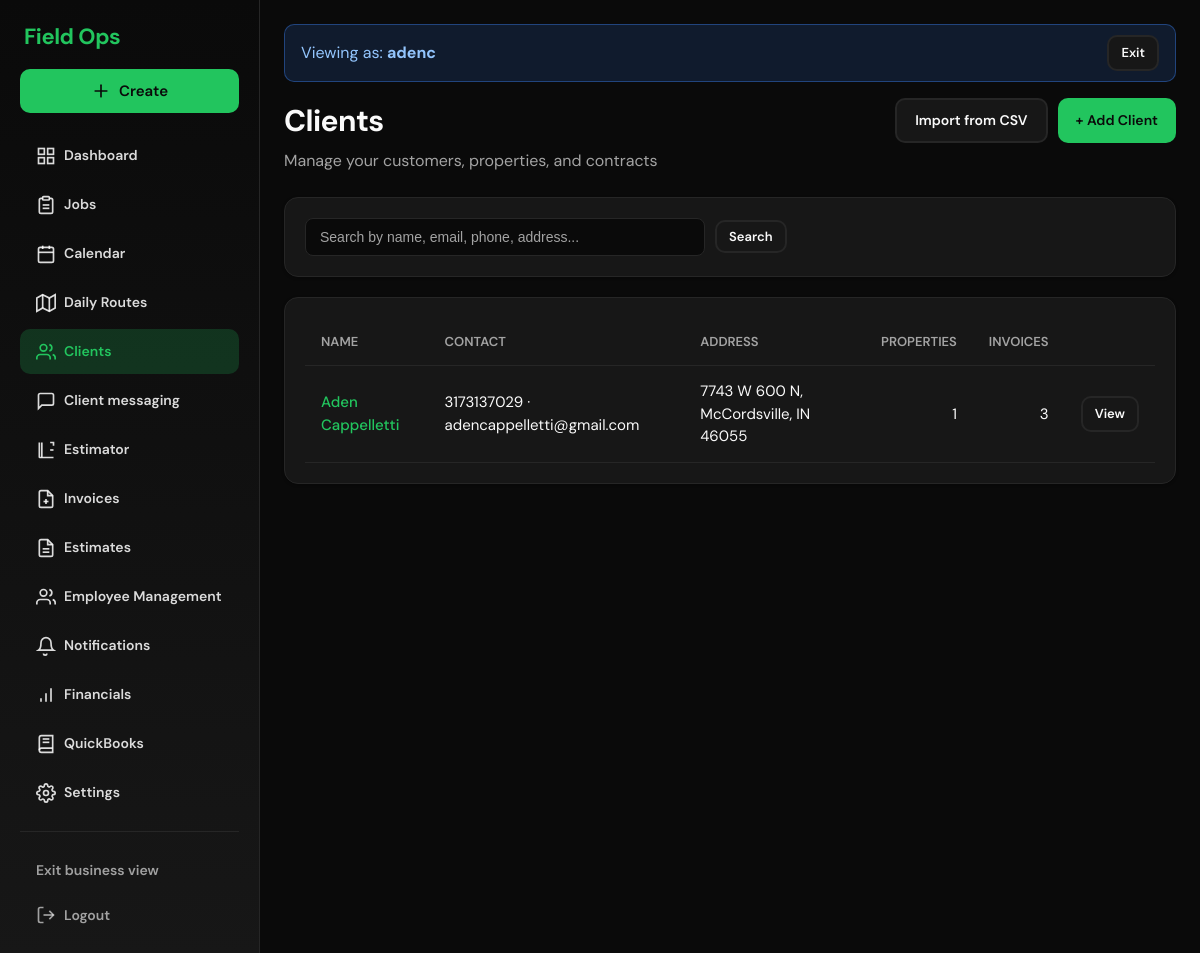
/clients/ (signed in), run on the app's committed database.
### accounts/models.py (models this page shows, shortened)
class User(AbstractUser):
    ROLE_CHOICES = [
        ('owner', 'Owner'),
        ('crew', 'Crew'),
    ]
    business = models.ForeignKey(
        Business,
        on_delete=models.CASCADE,
        related_name='users',
        null=True,  # Owner can be null initially if needed
        blank=True
    )
    role = models.CharField(max_length=10, choices=ROLE_CHOICES, default='crew')
    hourly_rate = models.DecimalField(
        max_digits=8,
        decimal_places=2,
        null=True,
        blank=True,
        help_text='Hourly cost for crew members (used for labor cost reporting)'
    )
    phone = models.CharField(max_length=20, blank=True)
    address_line1 = models.CharField(max_length=255, blank=True, verbose_name='Address')
    address_line2 = models.CharField(max_length=255, blank=True)
    city = models.CharField(max_length=100, blank=True)
    state = models.CharField(max_length=50, blank=True)
    postal_code = models.CharField(max_length=20, blank=True, verbose_name='ZIP / Postal code')
    color = models.CharField(
        max_length=7,
        blank=True,
        default='',
        help_text='Hex color for calendar/route (e.g. #3b82f6). Owner can customize.'
    )

### customers/models.py (models this page shows, shortened)
class Customer(models.Model):
    business = models.ForeignKey(
        Business,
        on_delete=models.CASCADE,
        related_name='customers'
    )
    name = models.CharField(max_length=255)
    phone = models.CharField(max_length=20, blank=True)
    alt_phone = models.CharField(max_length=20, blank=True, verbose_name='Alternate phone')
    email = models.EmailField(blank=True)
    COMMUNICATION_PREFERENCE_CHOICES = [
        ("", "— Not set —"),
        ("email", "Email"),
        ("sms", "Text (SMS)"),
        ("both", "Email and Text"),
    ]
    communication_preference = models.CharField(
        max_length=10,
        choices=COMMUNICATION_PREFERENCE_CHOICES,
        default="",
        blank=True,
        help_text="How this client prefers to be contacted.",
    )
    address_line1 = models.CharField(max_length=255, blank=True, verbose_name='Address')
    address_line2 = models.CharField(max_length=255, blank=True, verbose_name='Address line 2')
    city = models.CharField(max_length=100, blank=True)
    state = models.CharField(max_length=50, blank=True)
    postal_code = models.CharField(max_length=20, blank=True, verbose_name='ZIP / Postal code')
    notes = models.TextField(blank=True)
    INVOICE_FREQUENCY_CHOICES = [
        ("", "Ask each time (choose when job is completed)"),
        ("per_service", "Per service — invoice when each job is completed"),
        ("monthly", "Monthly — add completed jobs to a monthly invoice"),
    ]
    invoice_frequency = models.CharField(
        max_length=20,
        choices=INVOICE_FREQUENCY_CHOICES,
        default="",
        blank=True,
        help_text="When to send invoices for this client. Leave blank to choose per job.",
    )
    monthly_invoice_send_day = models.PositiveSmallIntegerField(
        null=True,
        blank=True,
        validators=[MinValueValidator(1), MaxValueValidator(28)],
        help_text="For monthly clients: day of month to send the invoice (1–28). E.g. 1 = 1st, 15 = 15th. Leave blank to send manually.",
    )
    invoice_due_days = models.PositiveSmallIntegerField(
        null=True,
        blank=True,
        validators=[MinValueValidator(0), MaxValueValidator(365)],
        help_text="Override due date for this client: days from issue date (e.g. 15 = Net 15). Leave blank to use business default.",
    )
    created_at = models.DateTimeField(auto_now_add=True)
    updated_at = models.DateTimeField(auto_now=True)
    @property
    def full_address(self):
        parts = [
            self.address_line1,
            self.address_line2,
            f"{self.city}, {self.state} {self.postal_code}".strip(", ") if (self.city or self.state or self.postal_code) else None,
        ]
        return ", ".join(p for p in parts if p) or "—"

### customers/views.py (the view, shortened to what this page needs)
# urls.py: path("", views.customer_list, name="customer_list"),
@role_required("owner")
def customer_list(request):
    business = _get_business(request)
    if not business:
        messages.error(request, "You must be associated with a business to view clients.")
        return redirect("/")
    search = request.GET.get("q", "").strip()
    customers = Customer.objects.filter(business=business)
    customers = customers.annotate(
        property_count=Count('properties', distinct=True),
        invoice_count=Count('invoices', distinct=True),
    ).select_related('business').order_by('name')
    return render(request, "customers/customer_list.html", {
        "customers": customers,
        "search": search,
    })

### customers/templates/customers/customer_list.html (shortened to what this page needs)
{% extends "base.html" %}
{% block content %}
<div class="page-header" style="display: flex; justify-content: space-between; align-items: flex-start; flex-wrap: wrap; gap: 16px;">
  <div>
    <h1>Clients</h1>
    <p>Manage your customers, properties, and contracts</p>
  </div>
  <div style="display: flex; gap: 10px; flex-wrap: wrap;">
    <a href="{% url 'customer_import' %}" class="btn btn-secondary">Import from CSV</a>
    <a href="{% url 'customer_create' %}" class="btn btn-primary">+ Add Client</a>
  </div>
</div>
<form method="get" class="search-form card" style="margin-bottom: 20px;">
  <input type="search" name="q" value="{{ search }}" placeholder="Search by name, email, phone, address..."
    style="width: 100%; max-width: 400px; padding: 10px 14px; border-radius: 8px; border: 1px solid var(--border); font-size: 14px;">
  <button type="submit" class="btn btn-secondary btn-sm">Search</button>
</form>
<div class="card">
  <table class="data-table">
    <thead>
      <tr>
        <th>Name</th>
        <th>Contact</th>
        <th>Address</th>
        <th class="num">Properties</th>
        <th class="num">Invoices</th>
        <th></th>
      </tr>
    </thead>
    <tbody>
      {% for c in customers %}
      <tr>
        <td>
          <a href="{% url 'customer_detail' c.id %}" class="link-primary">{{ c.name }}</a>
        </td>
        <td>
          {% if c.phone %}{{ c.phone }}{% endif %}
          {% if c.email %} · {{ c.email }}{% endif %}
        </td>
        <td>{{ c.full_address }}</td>
        <td class="num">{{ c.property_count }}</td>
        <td class="num">{{ c.invoice_count }}</td>
        <td>
          <a href="{% url 'customer_detail' c.id %}" class="btn btn-secondary btn-sm">View</a>
        </td>
      </tr>
      {% empty %}
      <tr><td colspan="6">No clients yet. <a href="{% url 'customer_create' %}" class="link-primary">Add your first client</a></td></tr>
      {% endfor %}
    </tbody>
  </table>
</div>
{% endblock %}

### templates/base.html (shortened to what this page needs)
<!DOCTYPE html>
<html lang="en">
<head>
</head>
<body>
  {% if user.is_authenticated %}
    <aside class="sidebar">
      <div class="sidebar-brand">Field Ops</div>
      {% if user.role != "crew" %}
      <div class="sidebar-create-wrap">
        <button type="button" class="btn btn-create" id="sidebar-create-btn" aria-expanded="false" aria-haspopup="true">
          <svg class="nav-icon" viewBox="0 0 24 24" fill="none" stroke="currentColor" stroke-width="2" stroke-linecap="round" stroke-linejoin="round"><line x1="12" y1="5" x2="12" y2="19"/><line x1="5" y1="12" x2="19" y2="12"/></svg>
          Create
        </button>
      </div>
      {% endif %}
      <nav class="sidebar-nav">
        {% if user.role == "crew" %}
          <a href="/jobs/crew/" class="btn btn-nav {% if '/jobs/crew' in request.path %}active{% endif %}">
            <svg class="nav-icon" viewBox="0 0 24 24" fill="none" stroke="currentColor" stroke-width="2"><path d="M16 4h2a2 2 0 0 1 2 2v14a2 2 0 0 1-2 2H6a2 2 0 0 1-2-2V6a2 2 0 0 1 2-2h2"/><rect x="8" y="2" width="8" height="4" rx="1" ry="1"/><line x1="8" y1="12" x2="16" y2="12"/><line x1="8" y1="16" x2="16" y2="16"/></svg>
            Today's Jobs
          </a>
          <a href="/time/" class="btn btn-nav {% if '/time' in request.path %}active{% endif %}">
            <svg class="nav-icon" viewBox="0 0 24 24" fill="none" stroke="currentColor" stroke-width="2"><circle cx="12" cy="12" r="10"/><polyline points="12 6 12 12 16 14"/></svg>
            Time Clock
          </a>
          <a href="{% url 'notification_inbox' %}" class="btn btn-nav {% if '/notifications/inbox' in request.path %}active{% endif %}" style="position: relative;">
            <svg class="nav-icon" viewBox="0 0 24 24" fill="none" stroke="currentColor" stroke-width="2"><path d="M18 8A6 6 0 0 0 6 8c0 7-3 9-3 9h18s-3-2-3-9"/><path d="M13 21a2 2 0 0 1-2 2 2 2 0 0 1-2-2"/></svg>
            Notifications
            {% if notification_unread_count > 0 %}<span class="nav-badge">{{ notification_unread_count }}</span>{% endif %}
          </a>
        {% else %}
          <a href="/" class="btn btn-nav {% if request.path == '/' or request.path == '' %}active{% endif %}">
            <svg class="nav-icon" viewBox="0 0 24 24" fill="none" stroke="currentColor" stroke-width="2"><rect x="3" y="3" width="7" height="7"/><rect x="14" y="3" width="7" height="7"/><rect x="14" y="14" width="7" height="7"/><rect x="3" y="14" width="7" height="7"/></svg>
            Dashboard
          </a>
          <a href="{% url 'job_list' %}" class="btn btn-nav {% if request.path == '/jobs/' or request.path == '/jobs' %}active{% endif %}">
            <svg class="nav-icon" viewBox="0 0 24 24" fill="none" stroke="currentColor" stroke-width="2"><path d="M16 4h2a2 2 0 0 1 2 2v14a2 2 0 0 1-2 2H6a2 2 0 0 1-2-2V6a2 2 0 0 1 2-2h2"/><rect x="8" y="2" width="8" height="4" rx="1" ry="1"/><line x1="8" y1="12" x2="16" y2="12"/><line x1="8" y1="16" x2="16" y2="16"/></svg>
            Jobs
          </a>
          <a href="/jobs/calendar/" class="btn btn-nav {% if '/jobs/calendar' in request.path %}active{% endif %}">
            <svg class="nav-icon" viewBox="0 0 24 24" fill="none" stroke="currentColor" stroke-width="2"><rect x="3" y="4" width="18" height="18" rx="2" ry="2"/><line x1="16" y1="2" x2="16" y2="6"/><line x1="8" y1="2" x2="8" y2="6"/><line x1="3" y1="10" x2="21" y2="10"/></svg>
            Calendar
          </a>
          <a href="/jobs/routes/" class="btn btn-nav {% if '/jobs/routes' in request.path %}active{% endif %}">
            <svg class="nav-icon" viewBox="0 0 24 24" fill="none" stroke="currentColor" stroke-width="2"><polygon points="1 6 1 22 8 18 16 22 23 18 23 2 16 6 8 2 1 6"/><line x1="8" y1="2" x2="8" y2="18"/><line x1="16" y1="6" x2="16" y2="22"/></svg>
            Daily Routes
          </a>
          <a href="/clients/" class="btn btn-nav {% if '/clients' in request.path and '/clients/messages' not in request.path %}active{% endif %}">
            <svg class="nav-icon" viewBox="0 0 24 24" fill="none" stroke="currentColor" stroke-width="2"><path d="M17 21v-2a4 4 0 0 0-4-4H5a4 4 0 0 0-4 4v2"/><circle cx="9" cy="7" r="4"/><path d="M23 21v-2a4 4 0 0 0-3-3.87"/><path d="M16 3.13a4 4 0 0 1 0 7.75"/></svg>
            Clients
          </a>
          <a href="{% url 'client_messages_list' %}" class="btn btn-nav {% if '/clients/messages' in request.path %}active{% endif %}">
            <svg class="nav-icon" viewBox="0 0 24 24" fill="none" stroke="currentColor" stroke-width="2"><path d="M21 15a2 2 0 0 1-2 2H7l-4 4V5a2 2 0 0 1 2-2h14a2 2 0 0 1 2 2z"/></svg>
            Client messaging
          </a>
          <a href="/estimator/" class="btn btn-nav {% if '/estimator' in request.path %}active{% endif %}">
            <svg class="nav-icon" viewBox="0 0 24 24" fill="none" stroke="currentColor" stroke-width="2"><path d="M21 21H4.6a.6.6 0 0 1-.6-.6V3"/><path d="M21 7V3h-4"/><path d="M7 3v18"/><path d="M21 12h-4"/></svg>
            Estimator
          </a>
          <a href="/billing/" class="btn btn-nav {% if '/billing' in request.path and 'estimates' not in request.path %}active{% endif %}">
            <svg class="nav-icon" viewBox="0 0 24 24" fill="none" stroke="currentColor" stroke-width="2"><path d="M14 2H6a2 2 0 0 0-2 2v16a2 2 0 0 0 2 2h12a2 2 0 0 0 2-2V8z"/><polyline points="14 2 14 8 20 8"/><path d="M12 18v-6"/><path d="M9 15h6"/></svg>
            Invoices
          </a>
          <a href="/billing/estimates/" class="btn btn-nav {% if '/billing/estimates' in request.path %}active{% endif %}">
            <svg class="nav-icon" viewBox="0 0 24 24" fill="none" stroke="currentColor" stroke-width="2"><path d="M14 2H6a2 2 0 0 0-2 2v16a2 2 0 0 0 2 2h12a2 2 0 0 0 2-2V8z"/><polyline points="14 2 14 8 20 8"/><line x1="16" y1="13" x2="8" y2="13"/><line x1="16" y1="17" x2="8" y2="17"/></svg>
            Estimates
          </a>
          <a href="{% url 'employee_management' %}" class="btn btn-nav {% if '/employee-management' in request.path %}active{% endif %}">
            <svg class="nav-icon" viewBox="0 0 24 24" fill="none" stroke="currentColor" stroke-width="2"><path d="M17 21v-2a4 4 0 0 0-4-4H5a4 4 0 0 0-4 4v2"/><circle cx="9" cy="7" r="4"/><path d="M23 21v-2a4 4 0 0 0-3-3.87"/><path d="M16 3.13a4 4 0 0 1 0 7.75"/></svg>
            Employee Management
          </a>
          <a href="{% url 'notification_send' %}" class="btn btn-nav {% if '/notifications/send' in request.path %}active{% endif %}">
            <svg class="nav-icon" viewBox="0 0 24 24" fill="none" stroke="currentColor" stroke-width="2"><path d="M18 8A6 6 0 0 0 6 8c0 7-3 9-3 9h18s-3-2-3-9"/><path d="M13 21a2 2 0 0 1-2 2 2 2 0 0 1-2-2"/></svg>
            Notifications
          </a>
          <a href="{% url 'financials:dashboard' %}" class="btn btn-nav {% if '/financials' in request.path %}active{% endif %}">
            <svg class="nav-icon" viewBox="0 0 24 24" fill="none" stroke="currentColor" stroke-width="2"><line x1="12" y1="20" x2="12" y2="10"/><line x1="18" y1="20" x2="18" y2="4"/><line x1="6" y1="20" x2="6" y2="16"/></svg>
            Financials
          </a>
          <a href="{% url 'quickbooks:settings' %}" class="btn btn-nav {% if '/quickbooks' in request.path %}active{% endif %}">
            <svg class="nav-icon" viewBox="0 0 24 24" fill="none" stroke="currentColor" stroke-width="2"><path d="M4 19.5A2.5 2.5 0 0 1 6.5 17H20"/><path d="M6.5 2H20v20H6.5A2.5 2.5 0 0 1 4 19.5v-15A2.5 2.5 0 0 1 6.5 2z"/><line x1="8" y1="6" x2="16" y2="6"/><line x1="8" y1="10" x2="16" y2="10"/></svg>
            QuickBooks
          </a>
          <a href="/settings/" class="btn btn-nav {% if '/settings' in request.path %}active{% endif %}">
            Settings
          </a>
        {% endif %}
      </nav>
      <div class="sidebar-divider"></div>
      <div class="sidebar-footer">
        {% if user.is_superuser %}
        {% if request.session.platform_business_id %}
        <a href="{% url 'platform_exit' %}" class="btn btn-nav">Exit business view</a>
        {% else %}
        <a href="{% url 'platform_home' %}" class="btn btn-nav">Platform admin</a>
        {% endif %}
        {% endif %}
        <form action="{% url 'logout' %}" method="post" class="logout-form-inline">
          <button type="submit" class="btn btn-nav">
            <svg class="nav-icon" viewBox="0 0 24 24" fill="none" stroke="currentColor" stroke-width="2"><path d="M9 21H5a2 2 0 0 1-2-2V5a2 2 0 0 1 2-2h4"/><polyline points="16 17 21 12 16 7"/><line x1="21" y1="12" x2="9" y2="12"/></svg>
            Logout
          </button>
        </form>
      </div>
    </aside>
  {% endif %}
  <main class="main-wrap">
    <div class="content">
      {% if user.is_superuser and request.session.platform_business_name %}
      <div class="platform-banner">
        <span>Viewing as: <strong>{{ request.session.platform_business_name }}</strong></span>
        <a href="{% url 'platform_exit' %}" class="btn btn-secondary btn-sm">Exit</a>
      </div>
      {% endif %}
      {% block content %}{% endblock %}
    </div>
  </main>
</body>
</html>

### data on the page
User: session.platform_business_name "adenc"
Customer: name "Aden Cappelletti", phone "3173137029", email "adencappelletti@gmail.com", full_address "7743 W 600 N, McCordsville, IN 46055", property_count "1", invoice_count "3"
